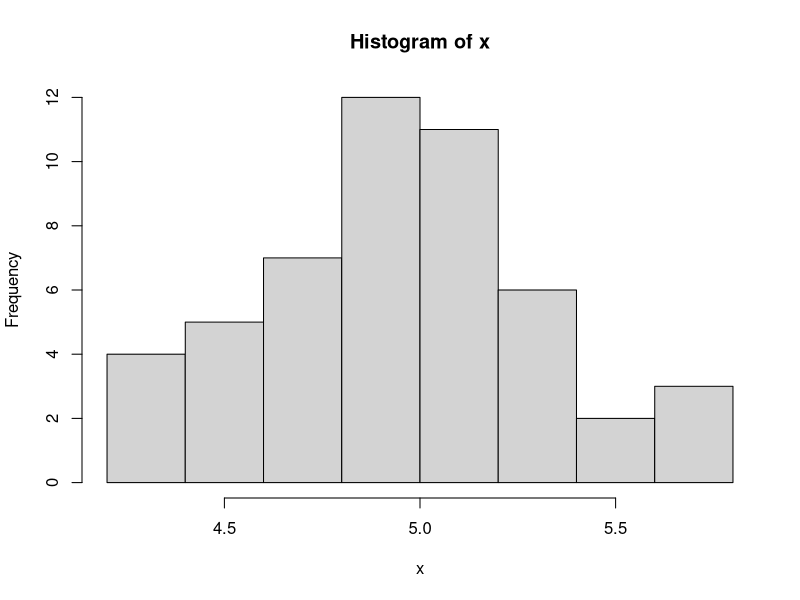

This chart was generated by the following R code:
#One sample t-test prototype
#Justin Mann
#2/17/2016

#A one sample t-test tests hypotheses about the mean of a population with uknown variance.

#Assumptions:
#1. Observed values, x1-xn, are a random sample from a normally distributed population.
#2. Variance of the population is unknown
##Note: this test is robust for deviations from a normal distribution

#Hypotheses:
#Null: Mu equals mu_naught
#Alternative: Mu does not equal mu_naught

#I will run a t-test on a subset of the iris data (built into R), setosa sepal length.
#Read table
iris

#Assign data subset
x <- iris$Sepal.Length[iris$Species=="setosa"]
x

#Visually verify normal distribution of "x"
hist(x)

#Verify length and assign 
n <- length(x)
n

#Assign population mean 
Mu <- 5
Mu

#Assign sample mean 
xbar <- mean(x)
xbar

#Assign stardard deviation of x 
s <- sqrt(var(x))
s

#*****Test Statistic*****
t <- (xbar-Mu)/(s/sqrt(n))
t

#Critical Value of the Test:
alpha <- 0.05

degf <- n-1
degf

C1 <- qt(alpha/2,degf)
C1
C2 <- qt(1-alpha/2,degf)
C2

#Decision Rule:
#if t<C1 or if t>C2, then reject Null
#if abs(t)>abs(C), then reject Null

#Probability (P) Value (two sided case)

Pa <- 2 * pt(t,degf)
Pa
Pb <- 2*(1-pt(t,degf))
Pb

#Confidence Interval for the Mean

CI1 <- xbar+abs(C1)*(s/sqrt(n))
CI1
CI2 <- xbar-abs(C1)*(s/sqrt(n))
CI2

#Run test with R function "t.test"
t.test(x, alternative="two.sided", mu=0, conf.level=0.95)



#####One Tail Case(Lower Tail)######

#Assumptions: same as two-tailed

#Hypotheses:
#Null: Mu is greater than or equal to Mu_naught
#Alternative: Mu is less than Mu_naught

#*****Test Statistic*****
t <- (xbar-Mu)/(s/sqrt(n))
t

#Critical Value of the test:
alpha <- 0.05

degf <- n-1
degf

C <- qt(alpha, degf)
C

#Decision Rule: if t<C, then reject the Null.

#Probability Value:
P <- pt(t,degf)
P

#Confidence Interval for the Mean:
CI1 <- xbar+abs(C1)*(s/sqrt(n))
CI1

#Lower Tail Case built-in R function
t.test(x,alternative="less", mu=0,conf.level=0.95)



#####One Tail Case (Upper Tail)#####

#Assumptions: same as two-tailed

#Hypotheses:
#Null: Mu is less than or equal to Mu_naught
#Alternative: Mu is greater than Mu_naught

#*****Test Statistic*****
t <- (xbar-Mu)/(s/sqrt(n))
t

#Critical Value of the test:
alpha <- 0.05

degf <- n-1
degf

C <- qt(alpha, degf)
C

#Decision Rule: if t<C, then reject the Null.

#Probability Value:
P <- pt(t,degf)
P

#Confidence Interval for the Mean:
CI1 <- xbar-abs(C1)*(s/sqrt(n))
CI1

#Upper Tail Case built-in R function
t.test(x,alternaOve="greater", mu=5,conf.level=0.95)
